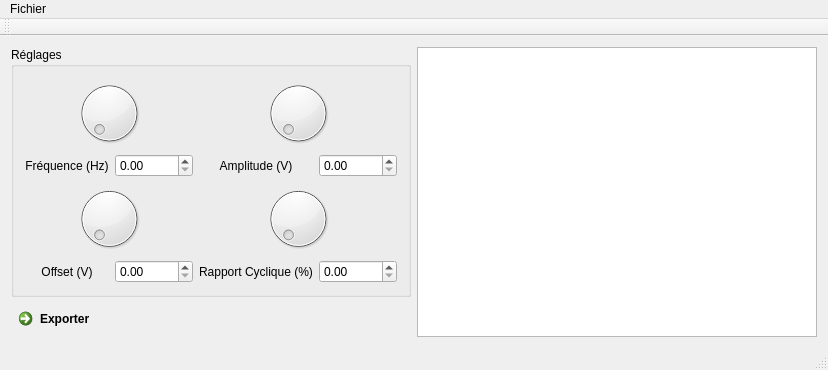
<?xml version="1.0" encoding="UTF-8"?>
<ui version="4.0">
 <class>GBF_FaceAvant</class>
 <widget class="QMainWindow" name="GBF_FaceAvant">
  <property name="geometry">
   <rect>
    <x>0</x>
    <y>0</y>
    <width>824</width>
    <height>362</height>
   </rect>
  </property>
  <property name="windowTitle">
   <string>GBF_FaceAvant</string>
  </property>
  <widget class="QWidget" name="centralWidget">
   <layout class="QGridLayout" name="gridLayout">
    <item row="0" column="3" rowspan="2" colspan="2">
     <widget class="QGraphicsView" name="graphicsView">
      <property name="minimumSize">
       <size>
        <width>400</width>
        <height>250</height>
       </size>
      </property>
     </widget>
    </item>
    <item row="1" column="1">
     <widget class="QCommandLinkButton" name="commandLinkButton">
      <property name="text">
       <string>Exporter</string>
      </property>
     </widget>
    </item>
    <item row="1" column="2">
     <spacer name="horizontalSpacer">
      <property name="orientation">
       <enum>Qt::Horizontal</enum>
      </property>
      <property name="sizeHint" stdset="0">
       <size>
        <width>40</width>
        <height>20</height>
       </size>
      </property>
     </spacer>
    </item>
    <item row="0" column="1" colspan="2">
     <widget class="QGroupBox" name="groupBox">
      <property name="minimumSize">
       <size>
        <width>400</width>
        <height>250</height>
       </size>
      </property>
      <property name="title">
       <string>Réglages</string>
      </property>
      <layout class="QGridLayout" name="gridLayout_2">
       <item row="1" column="0" colspan="2">
        <widget class="QDial" name="dial"/>
       </item>
       <item row="2" column="1">
        <widget class="QDoubleSpinBox" name="doubleSpinBox"/>
       </item>
       <item row="2" column="0">
        <widget class="QLabel" name="label_2">
         <property name="text">
          <string>Fréquence (Hz)</string>
         </property>
         <property name="alignment">
          <set>Qt::AlignCenter</set>
         </property>
        </widget>
       </item>
       <item row="2" column="2">
        <widget class="QLabel" name="label">
         <property name="text">
          <string>Amplitude (V)</string>
         </property>
         <property name="alignment">
          <set>Qt::AlignCenter</set>
         </property>
        </widget>
       </item>
       <item row="3" column="2" colspan="2">
        <widget class="QDial" name="dial_4"/>
       </item>
       <item row="3" column="0" colspan="2">
        <widget class="QDial" name="dial_3"/>
       </item>
       <item row="1" column="2" colspan="2">
        <widget class="QDial" name="dial_2">
         <property name="tracking">
          <bool>false</bool>
         </property>
        </widget>
       </item>
       <item row="2" column="3">
        <widget class="QDoubleSpinBox" name="doubleSpinBox_2"/>
       </item>
       <item row="4" column="0">
        <widget class="QLabel" name="label_3">
         <property name="text">
          <string>Offset (V)</string>
         </property>
         <property name="alignment">
          <set>Qt::AlignCenter</set>
         </property>
        </widget>
       </item>
       <item row="4" column="2">
        <widget class="QLabel" name="label_4">
         <property name="text">
          <string>Rapport Cyclique (%)</string>
         </property>
         <property name="alignment">
          <set>Qt::AlignCenter</set>
         </property>
        </widget>
       </item>
       <item row="4" column="1">
        <widget class="QDoubleSpinBox" name="doubleSpinBox_3"/>
       </item>
       <item row="4" column="3">
        <widget class="QDoubleSpinBox" name="doubleSpinBox_4"/>
       </item>
      </layout>
     </widget>
    </item>
   </layout>
  </widget>
  <widget class="QMenuBar" name="menuBar">
   <property name="geometry">
    <rect>
     <x>0</x>
     <y>0</y>
     <width>824</width>
     <height>21</height>
    </rect>
   </property>
   <widget class="QMenu" name="menuFichier">
    <property name="title">
     <string>Fichier</string>
    </property>
    <addaction name="actionConfigurer"/>
    <addaction name="separator"/>
    <addaction name="actionQuitter"/>
   </widget>
   <addaction name="menuFichier"/>
  </widget>
  <widget class="QToolBar" name="mainToolBar">
   <attribute name="toolBarArea">
    <enum>TopToolBarArea</enum>
   </attribute>
   <attribute name="toolBarBreak">
    <bool>false</bool>
   </attribute>
  </widget>
  <widget class="QStatusBar" name="statusBar"/>
  <action name="actionConfigurer">
   <property name="text">
    <string>Configurer</string>
   </property>
  </action>
  <action name="actionQuitter">
   <property name="text">
    <string>Quitter</string>
   </property>
  </action>
 </widget>
 <layoutdefault spacing="6" margin="11"/>
 <resources/>
 <connections/>
</ui>
